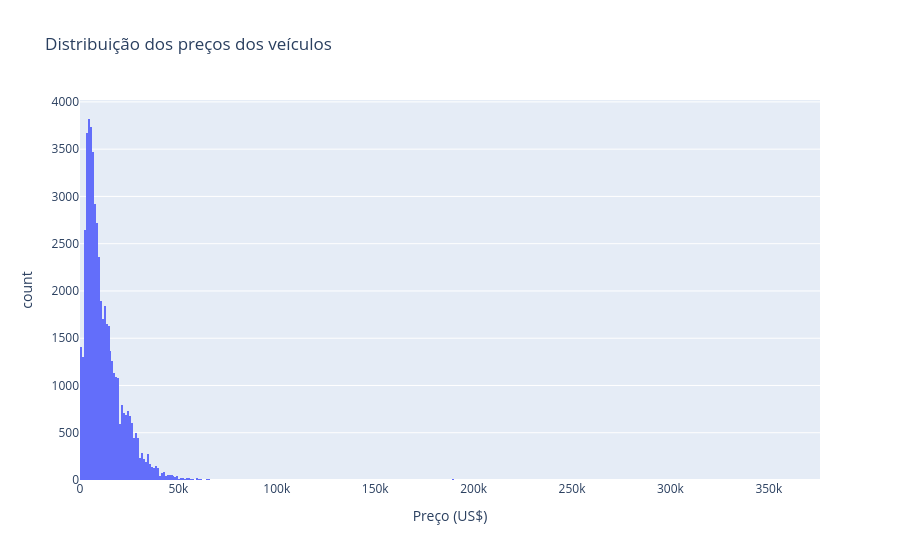

Notebook cell for this chart:
### Markdown cell above
Preciso investigar os outliers de preço, pois um carro listado a US$1 é suspeito, US$375.000 também não é comum. Podem ser registros atípicos ou casos legítimos.

### Code cell
fig_price = px.histogram(
    car_data,
    x="price",
    nbins=600,
    title="Distribuição dos preços dos veículos",
    labels={
        "price": "Preço (US$)",
        "count": "Quantidade de anúncios"
    }
)

fig_price.show()

### Figure 1 — Plotly figure (JSON) as saved in the notebook; plotly's stock layout.template omitted (floating-point values rounded to 4 significant figures; data arrays with more than 128 entries replaced by an {"elided": "..."} marker saying what was removed)
{"data": [{"bingroup": "x", "hovertemplate": "Preço (US$)=%{x}<br>count=%{y}<extra></extra>", "legendgroup": "", "marker": {"color": "#636efa", "pattern": {"shape": ""}}, "name": "", "nbinsx": 600, "orientation": "v", "showlegend": false, "type": "histogram", "x": {"elided": "51525 int values"}, "xaxis": "x", "yaxis": "y"}], "layout": {"barmode": "relative", "legend": {"tracegroupgap": 0}, "title": {"text": "Distribuição dos preços dos veículos"}, "xaxis": {"anchor": "y", "domain": [0, 1], "title": {"text": "Preço (US$)"}}, "yaxis": {"anchor": "x", "domain": [0, 1], "title": {"text": "count"}}}}
